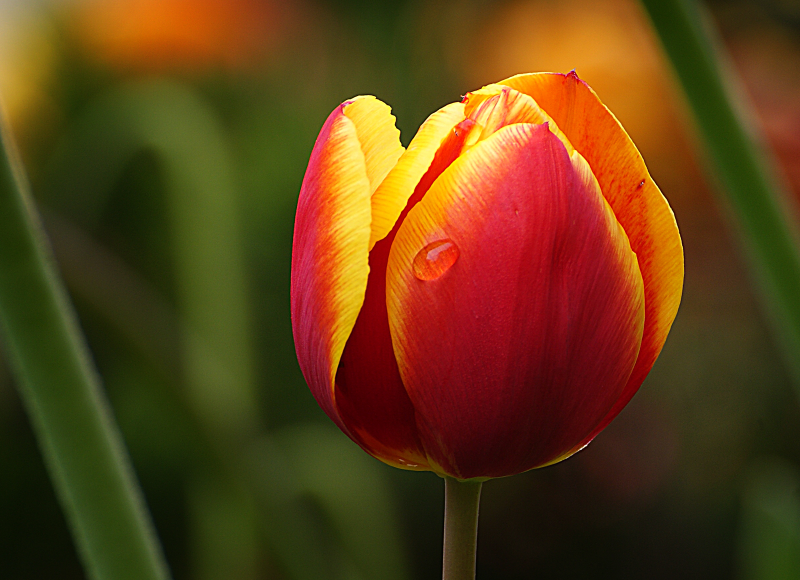
#> input picture tulip.jpg, 2400 x 1740 px, found by its file name (shown at 1/3 size)
$ python adding_two_image.py
#> lines starting #> are read from the running program, lines starting #| are printed output that depends on the picture
import cv2
import matplotlib.pyplot as plt
import numpy as np


img_1 = cv2.imread('/home/inzamul/Downloads/tulip.jpg', cv2.COLOR_BGR2RGB)
#> img_1 is the input picture: shape (1740, 2400, 3); mean B, G, R 21.1, 62.4, 95.9
img_2 = cv2.imread('/home/inzamul/Downloads/rose.jpg', cv2.COLOR_BGR2RGB)
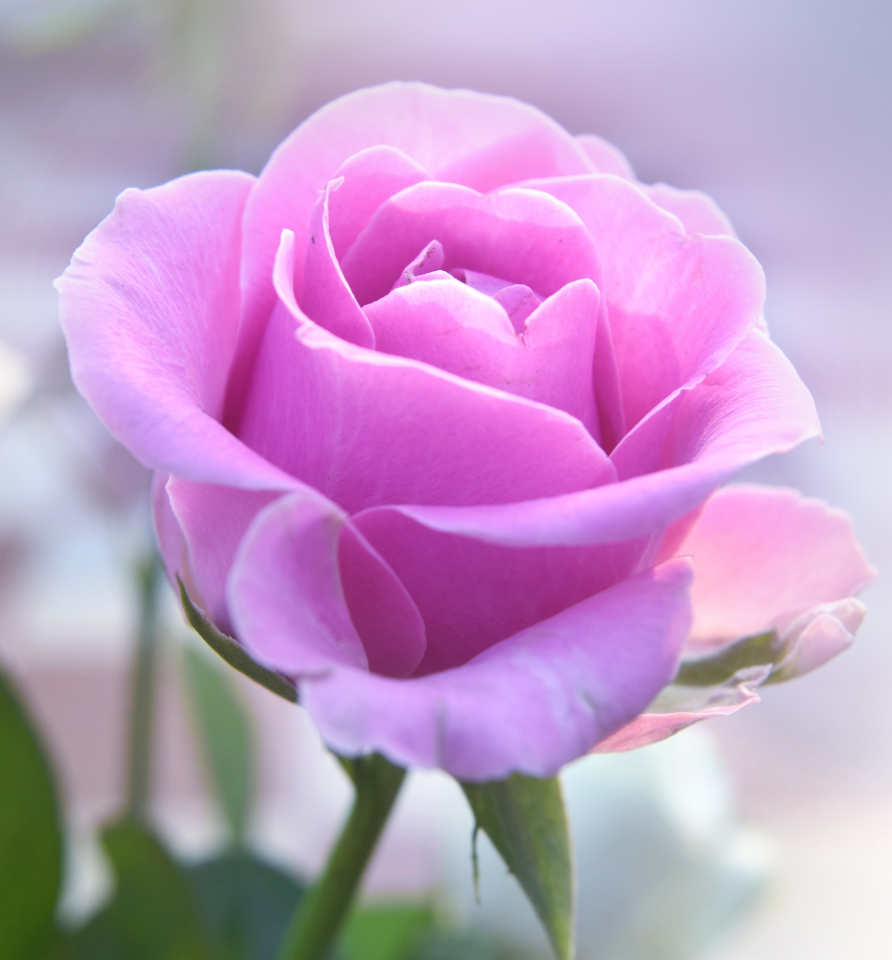
#> input picture rose.jpg, 1783 x 1920 px, found by its file name (shown at 1/2 size)
#> img_2 is the input picture: shape (1920, 1783, 3); mean B, G, R 196.9, 155.5, 192.5


img_2 = cv2.resize(img_2,(img_1.shape[1], img_1.shape[0]))
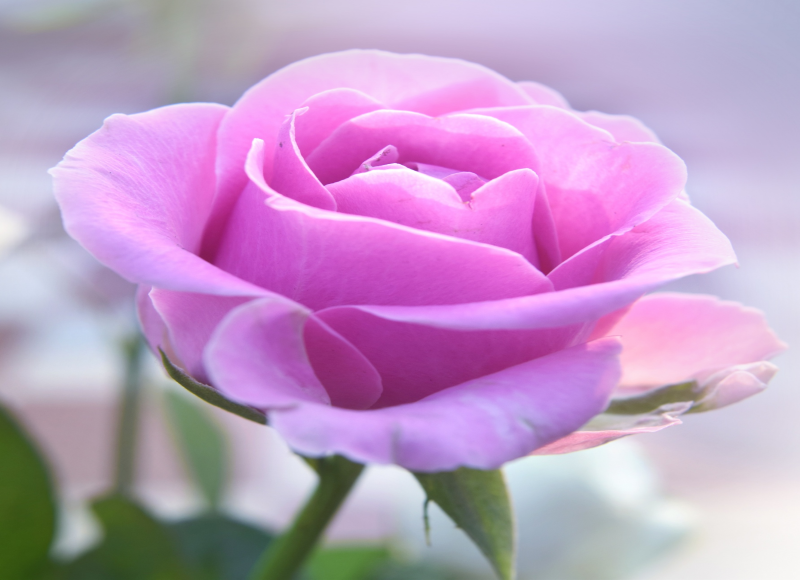
#> img_2: shape (1740, 2400, 3) (shown at 1/3 size); mean B, G, R 196.8, 155.4, 192.4


result = cv2.add(img_1, img_2)
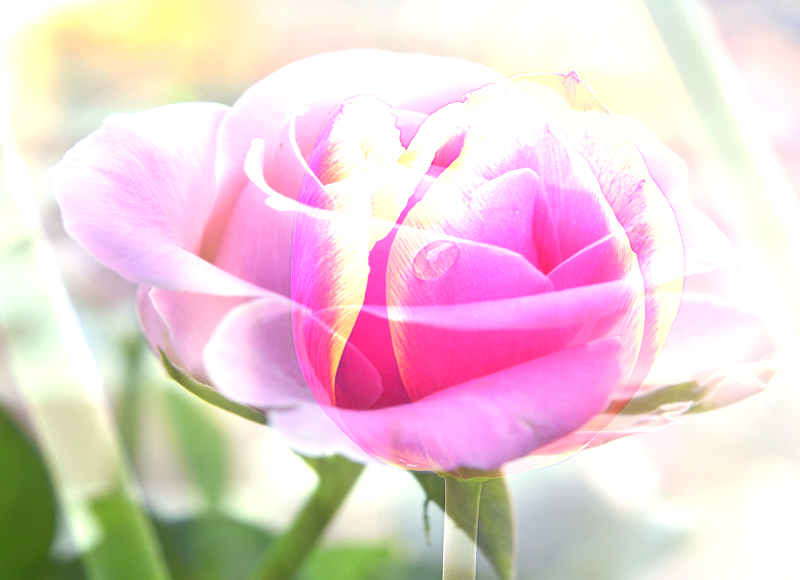
#> result: shape (1740, 2400, 3) (shown at 1/3 size); mean B, G, R 212.4, 207.6, 232.9


plt.figure(figsize=(12,5))
title = ['Image 1', 'Image 2', 'Added Image']
images = [img_1, img_2, result]

for i in range(3):
    plt.subplot(1, 3, i+1)
    plt.imshow(images[i])
    plt.title(title[i])
    plt.axis('off')
plt.show()
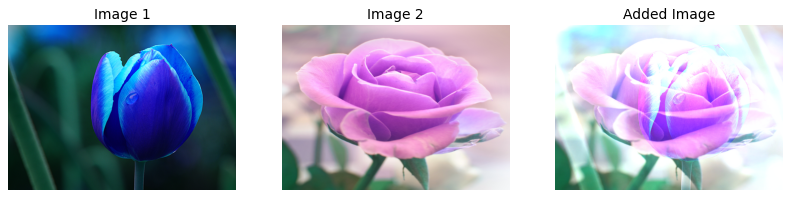
#> figure drawn by matplotlib, 3 panels; B, G, R data is drawn as R, G, B
